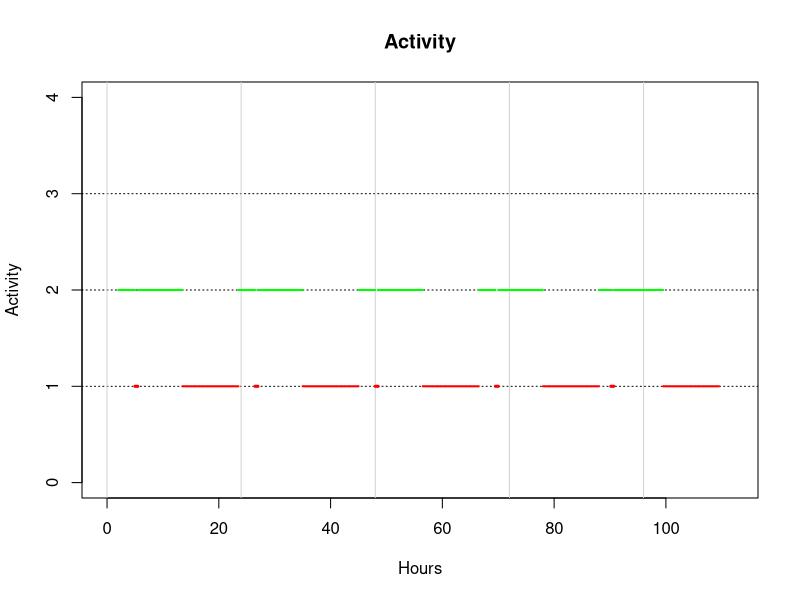
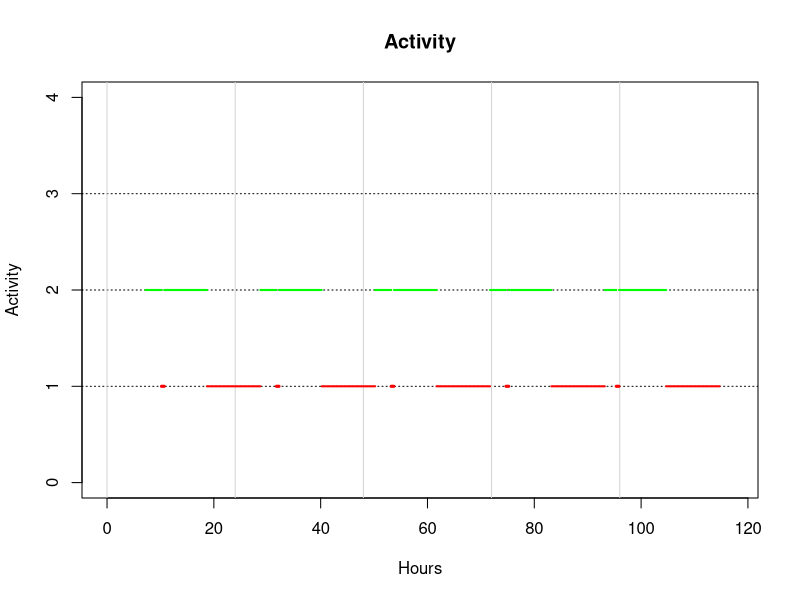
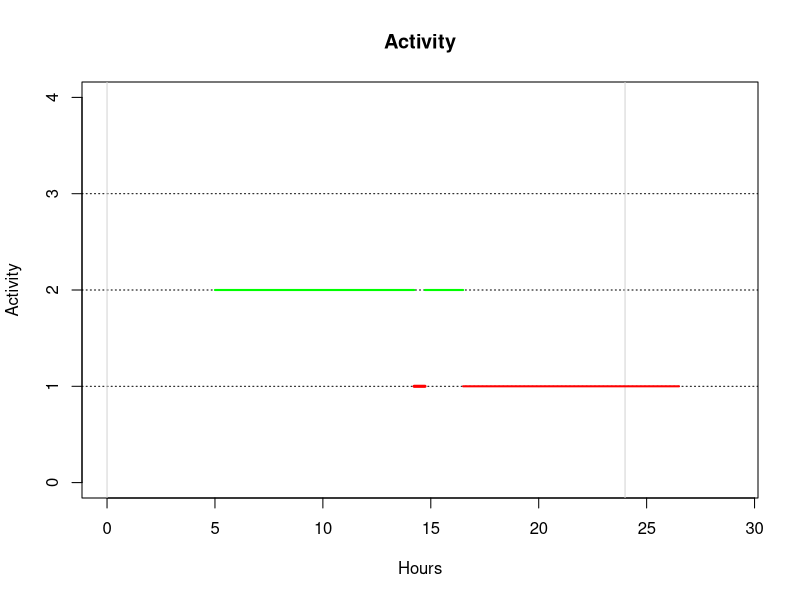

Here is the R script that generated these plots, in order:


### Write a function that takes an hour of the day and changes the formate to HOUR:MIN:SEC
##
hrs.min.sec <- function(hour.of.day){

	if(hour.of.day >= 0 & hour.of.day <=24){
		hours <- floor(hour.of.day)
		minutes <- floor(((hour.of.day %% hours) * 60))
		results <- (paste(hours,minutes,sep=":"))

	} else results <- "Invalid Hour: Input # between 0 and 24"

	return(results)
}

#####
##  Create a function that takes a start time, distance, and average speed and returns a data frame containing
##  break times
##### 
trip.schedule <- function(start.time,distance,ave.speed){

	total.road.hours <- distance/ave.speed

    ### But work hours are only 11 in a day
	# Calculate the total number of full-day drive sections:
	total.full.drive.legs <- floor(total.road.hours/11)
	# Calculate the total number of drive legs including the last leg < 11 hrs
	total.drive.legs <- ceiling(total.road.hours/11)
	# Calculate the number of hours required on the last day's leg
	last.work.day.hours <- (total.road.hours %% 11)*(total.road.hours != 11) + 11*(total.road.hours==11)

	#  set graph parameters
	graph.starts <- seq(start.time, 21.5*total.drive.legs,by=21.5)
	start.times <- seq(start.time, 21.5*total.drive.legs,by=21.5) %% 24
	n <- length(start.times)

    ## 21.5 comes from the hours till next start time including a 10hr break and a half hour break
    ## The Mod division accounts for 24 hour days
    ## Assumes take half hour break exactly at 3rd hour

	graph.half <- (graph.starts + 3)
	half.hour.break.times <- (start.times + 3) %% 24
	
	graph.ten <- (graph.half + 8.5)
	ten.hour.break.times <- (half.hour.break.times + 8.5) %% 24

	graph.half[n] <- graph.starts[n] + last.work.day.hours
	half.hour.break.times[n] <- (start.times[n] + last.work.day.hours) %% 24
	ten.hour.break.times[n] <- NA


	### Work on Graph

	plot(0,0, xlim=c(0,graph.starts[n] + 24), ylim=c(0,4),col="white",main="Activity",xlab="Hours",ylab="Activity")
	abline(h=c(1,2,3),lty=3)
	abline(v=c(seq(0,graph.starts[n] + 24,by=24)),col="lightgray")
	for(i in 1:length(graph.starts)){
		lines(c(graph.starts[i], graph.half[i]),c(2,2),col="green",lwd=2)
		lines(c(graph.half[i]+.5, graph.ten[i]),c(2,2),col="green",lwd=2)
		lines(c(graph.half[i],graph.half[i]+.5),c(1,1),col="red",lwd=3)
		lines(c(graph.ten[i],graph.ten[i]+10),c(1,1),col="red",lwd=2)
	}

	blah <- as.character(Sys.time())
	start.datetime <- strptime(paste(substr(blah,1,11),hrs.min.sec(start.time),sep=''), "%Y-%m-%d %H:%M")
	datetimes <- NULL
	datetimes[1] <- as.character(start.datetime)

	if(n >=2){
	
    ### Write start times as a datetime:

		for(i in 2:n){
			datetimes[i] <- as.character(start.datetime + (21.5*(i-1))*60*60)
		}

		schedule <- data.frame(datetimes,start.times, half.hour.break.times,ten.hour.break.times)
		end.datetime <- as.character(start.datetime + (21.5*(n-1)+last.work.day.hours)*60*60)

	} else {
		end.datetime <- as.character(start.datetime + last.work.day.hours*60*60)
		schedule <- data.frame(datetimes,start.times, half.hour.break.times,ten.hour.break.times)
		}


	dates <- data.frame(c("Start.Date","End.Date"),c(datetimes[1],end.datetime))
	names(dates) <- c("","Time.Stamp")

	results <- list(Schedule=schedule,Trip.Dates = dates)

	return(results)

}

trip.schedule(2,3000,65)
trip.schedule(7.2,3000,65)
trip.schedule(5,600,65)



########################################
#########  State-space model  ##########
########################################


###################################  Needs work
